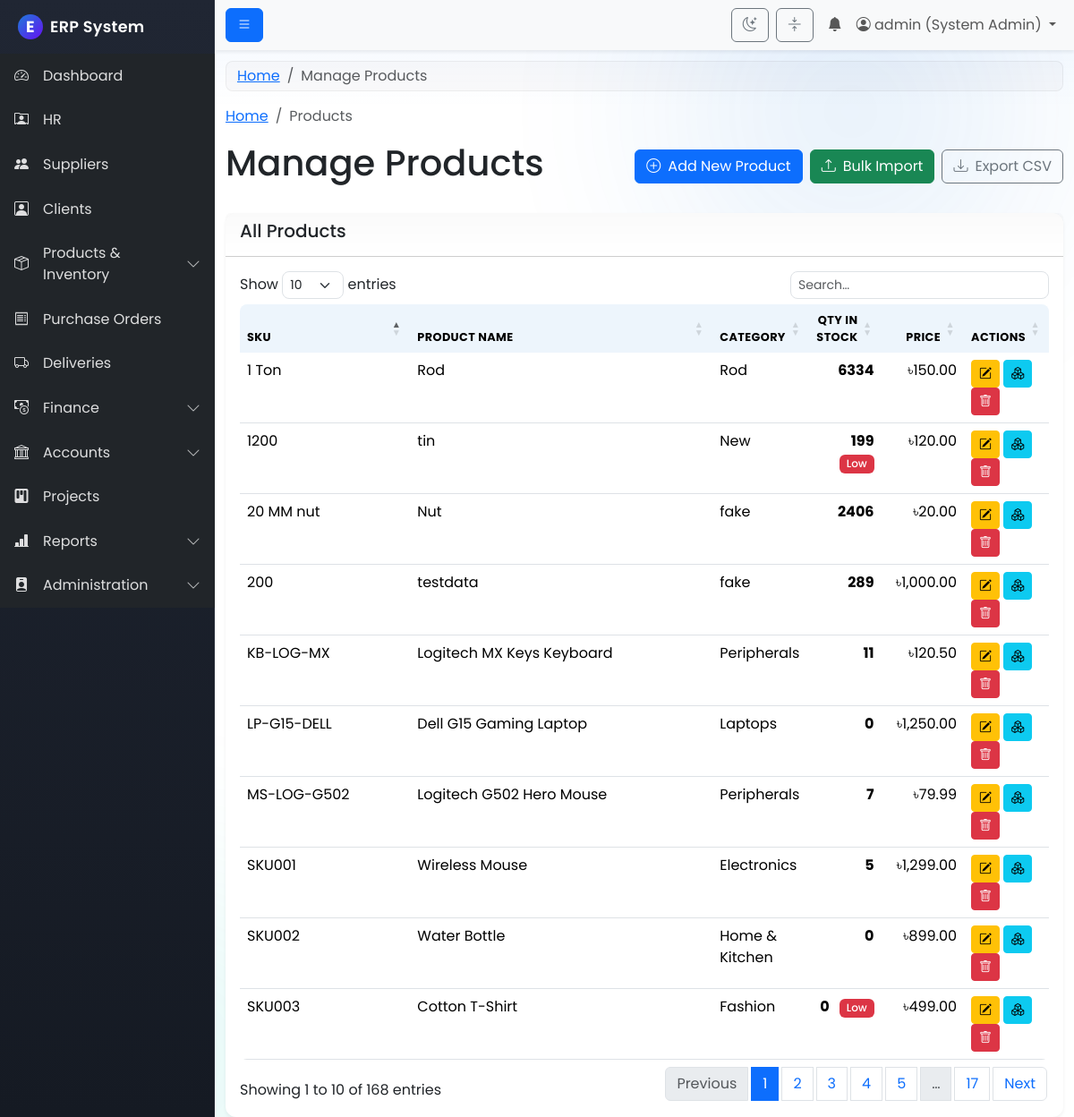
/modules/products/view_products.php (signed in), run on the app's committed database.
### tables this page shows
CREATE TABLE `products` (
  `id` int(11) NOT NULL,
  `sku` varchar(100) NOT NULL,
  `product_name` varchar(255) NOT NULL,
  `description` text DEFAULT NULL,
  `price` decimal(10,2) NOT NULL,
  `category_id` int(11) NOT NULL,
  `quantity_in_stock` int(11) NOT NULL DEFAULT 0,
  `reorder_point` int(11) DEFAULT NULL,
  `created_at` timestamp NOT NULL DEFAULT current_timestamp(),
  `updated_at` timestamp NOT NULL DEFAULT current_timestamp() ON UPDATE current_timestamp()
);

CREATE TABLE `product_categories` (
  `id` int(11) NOT NULL,
  `category_name` varchar(255) NOT NULL,
  `created_at` timestamp NOT NULL DEFAULT current_timestamp()
);

### includes/permissions.php (called while the page is built, shortened)
<?php
function has_permission($required_permissions) {
    if ($_SESSION['role_name'] == 'System Admin') {
        return true;
    }
    return false;
}
?>

### modules/products/view_products.php (the view, shortened to what this page needs)
<?php
$page_title = "Manage Products";
include('../../includes/header.php');
$conn = connect_db();
$sql = "SELECT p.*, pc.category_name
        FROM products p
        JOIN product_categories pc ON p.category_id = pc.id
        ORDER BY p.product_name ASC";
$result = $conn->query($sql);
?>
<nav aria-label="breadcrumb">
  <ol class="breadcrumb">
    <li class="breadcrumb-item"><a href="/erp_project/dashboard.php">Home</a></li>
    <li class="breadcrumb-item active" aria-current="page">Products</li>
  </ol>
</nav>
<div class="d-flex justify-content-between align-items-center mb-4">
    <h1><?php echo $page_title; ?></h1>
    <div class="d-flex gap-2">
    <?php
    if (has_permission(['Manager', 'Procurement Officer'])): ?>
        <a href="add_product.php" class="btn btn-primary"><i class="bi bi-plus-circle me-2"></i>Add New Product</a>
        <a href="bulk_import.php" class="btn btn-success"><i class="bi bi-upload me-2"></i>Bulk Import</a>
    <?php endif; ?>
        <a href="export_products_csv.php" class="btn btn-outline-secondary"><i class="bi bi-download me-2"></i>Export CSV</a>
    </div>
</div>
<div class="card">
    <div class="card-header">
        <h5>All Products</h5>
    </div>
    <div class="card-body">
        <div class="table-responsive">
            <table class="table table-hover data-table">
                <thead>
                    <tr>
                        <th>SKU</th>
                        <th>Product Name</th>
                        <th>Category</th>
                        <th class="text-end">Qty in Stock</th>
                        <th class="text-end">Price</th>
                        <th>Actions</th>
                    </tr>
                </thead>
                <tbody>
                    <?php if ($result && $result->num_rows > 0): ?>
                        <?php while($row = $result->fetch_assoc()): ?>
                            <tr>
                                <td><?php echo htmlspecialchars($row['sku']); ?></td>
                                <td><?php echo htmlspecialchars($row['product_name']); ?></td>
                                <td><?php echo htmlspecialchars($row['category_name']); ?></td>
                                <td class="text-end fw-bold">
                                    <?php echo (int)$row['quantity_in_stock']; ?>
                                    <?php if ((int)$row['reorder_point'] > 0 && (int)$row['quantity_in_stock'] <= (int)$row['reorder_point']): ?>
                                        <span class="badge bg-danger ms-2">Low</span>
                                    <?php endif; ?>
                                </td>
                                <td class="text-end">৳<?php echo number_format($row['price'], 2); ?></td>
                                <td>
                                    <?php if (has_permission(['Manager', 'Procurement Officer'])): ?>
                                        <a href="edit_product.php?id=<?php echo $row['id']; ?>" class="btn btn-sm btn-warning" title="Edit"><i class="bi bi-pencil-square"></i></a>
                                        <a href="adjust_stock.php?id=<?php echo $row['id']; ?>" class="btn btn-sm btn-info" title="Adjust Stock"><i class="bi bi-boxes"></i></a>
                                    <?php endif; ?>
                                    <?php if (has_permission('Manager')): ?>
                                        <button type="button" class="btn btn-sm btn-danger" title="Delete"
                                                data-bs-toggle="modal"
                                                data-bs-target="#deleteProductModal"
                                                data-id="<?php echo $row['id']; ?>">
                                            <i class="bi bi-trash"></i>
                                        </button>
                                    <?php endif; ?>
                                </td>
                            </tr>
                        <?php endwhile; ?>
                    <?php else: ?>
                        <tr>
                            <td colspan="6" class="text-center text-muted">No products found.</td>
                        </tr>
                    <?php endif; ?>
                </tbody>
            </table>
        </div>
    </div>
</div>
<?php
include('../../includes/footer.php');
?>

### assets/css/style.css (style rules this page uses)
:root { --erp-sidebar-width: 15rem; --erp-brand-primary: #1e7bd9; --erp-brand-secondary: #6c757d; --erp-brand-accent: #00c4b3; --erp-shadow-sm: 0 0.125rem 0.25rem rgba(0,0,0,.06); --erp-shadow-md: 0 0.5rem 1rem rgba(0,0,0,.12); --gradient-blue: linear-gradient(135deg, #667eea 0%, #764ba2 100%); --gradient-orange: linear-gradient(135deg, #f093fb 0%, #f5576c 100%); --gradient-green: linear-gradient(135deg, #4facfe 0%, #00f2fe 100%); --gradient-purple: linear-gradient(135deg, #a8edea 0%, #fed6e3 100%); }
body { font-family: 'Poppins', sans-serif; background: var(--bs-body-bg); color: var(--bs-body-color); }
.fade-in { animation: fadeIn 0.5s ease-out forwards; }
.card { border: 0; border-radius: .75rem; box-shadow: var(--erp-shadow-sm); transition: transform .2s ease, box-shadow .2s ease; }
.table { border-radius: .5rem; overflow: hidden; }
.table thead th { background: rgba(30,123,217,.08); border-bottom: 0; }
.btn { transition: transform .05s ease, box-shadow .2s ease; }
.btn-primary { box-shadow: 0 0 0 rgba(13,110,253,.0); }
body::before, body::after { content: ""; position: fixed; z-index: -1; width: 60vmax; height: 60vmax; border-radius: 50%; filter: blur(80px); opacity: .12; pointer-events: none; }
body::before { top: -20vmax; right: -10vmax; background: radial-gradient(ellipse at center, var(--erp-brand-primary) 0%, transparent 60%); }
body::after { bottom: -25vmax; left: -15vmax; background: radial-gradient(ellipse at center, var(--erp-brand-accent) 0%, transparent 60%); }
.btn { position: relative; overflow: hidden; }
.table thead th { text-transform: uppercase; letter-spacing: .4px; font-size: .8rem; }
.table .badge { font-weight: 500; }
.card > .card-header { background: linear-gradient(180deg, rgba(0,0,0,.02), transparent); font-weight: 600; }
.table thead th { background: rgba(30,123,217,.08); }

### data on the page
products: sku "SKU003", product_name "Cotton T-Shirt", category.category_name "Fashion", quantity_in_stock "0", reorder_point "Low", price "499.00"
products: sku "LP-G15-DELL", product_name "Dell G15 Gaming Laptop", category.category_name "Laptops", quantity_in_stock "0", price "1,250.00"
products: sku "MS-LOG-G502", product_name "Logitech G502 Hero Mouse", category.category_name "Peripherals", quantity_in_stock "7", price "79.99"
products: sku "KB-LOG-MX", product_name "Logitech MX Keys Keyboard", category.category_name "Peripherals", quantity_in_stock "11", price "120.50"
products: sku "20 MM nut", product_name "Nut", category.category_name "fake", quantity_in_stock "2406", price "20.00"
products: sku "1 Ton", product_name "Rod", category.category_name "Rod", quantity_in_stock "6334", price "150.00"
products: sku "200", product_name "testdata", category.category_name "fake", quantity_in_stock "289", price "1,000.00"
products: sku "1200", product_name "tin", category.category_name "New", quantity_in_stock "199", reorder_point "Low", price "120.00"
products: sku "SKU002", product_name "Water Bottle", category.category_name "Home & Kitchen", quantity_in_stock "0", price "899.00"
products: sku "SKU001", product_name "Wireless Mouse", category.category_name "Electronics", quantity_in_stock "5", price "1,299.00"

### other printed values
$_SESSION['username'] "admin"
$_SESSION['role_name'] "System Admin"
$page_title "Manage Products"
